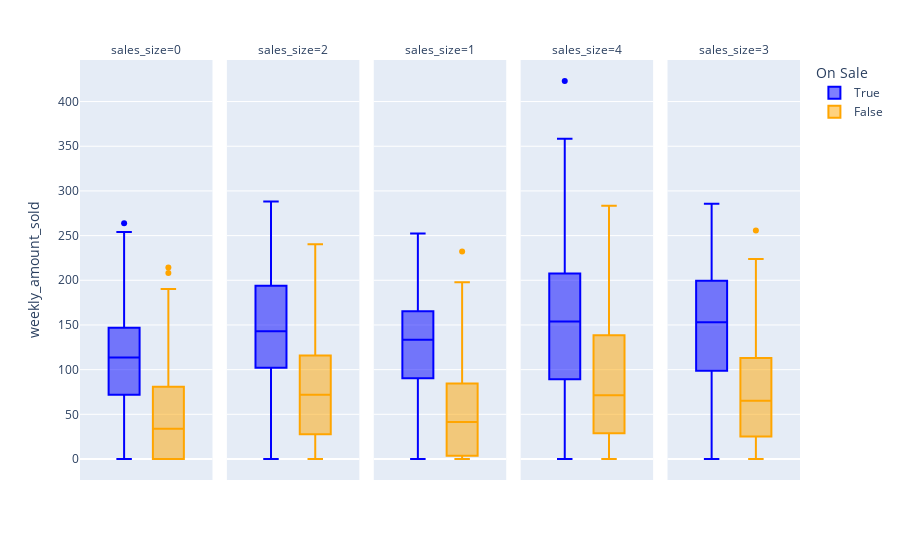

Notebook code cell kept with this figure:
### Code cell
px.box(
    data_frame=data,
    y='weekly_amount_sold',
    # x='weeks_to_xmas',
    color='On Sale',
    color_discrete_map={True: 'blue', False: 'orange'},
    facet_col='sales_size',
)

### Figure 1 — Plotly figure (JSON) as saved in the notebook; plotly's stock layout.template omitted (floating-point values rounded to 4 significant figures; data arrays with more than 128 entries replaced by an {"elided": "..."} marker saying what was removed)
{"data": [{"alignmentgroup": "True", "hovertemplate": "On Sale=True<br>sales_size=0<br>weekly_amount_sold=%{y}<extra></extra>", "legendgroup": "True", "marker": {"color": "blue"}, "name": "True", "notched": false, "offsetgroup": "True", "orientation": "v", "showlegend": true, "type": "box", "x0": " ", "xaxis": "x", "y": {"elided": "144 float values"}, "y0": " ", "yaxis": "y"}, {"alignmentgroup": "True", "hovertemplate": "On Sale=True<br>sales_size=2<br>weekly_amount_sold=%{y}<extra></extra>", "legendgroup": "True", "marker": {"color": "blue"}, "name": "True", "notched": false, "offsetgroup": "True", "orientation": "v", "showlegend": false, "type": "box", "x0": " ", "xaxis": "x2", "y": {"elided": "174 float values"}, "y0": " ", "yaxis": "y2"}, {"alignmentgroup": "True", "hovertemplate": "On Sale=True<br>sales_size=1<br>weekly_amount_sold=%{y}<extra></extra>", "legendgroup": "True", "marker": {"color": "blue"}, "name": "True", "notched": false, "offsetgroup": "True", "orientation": "v", "showlegend": false, "type": "box", "x0": " ", "xaxis": "x3", "y": {"elided": "163 float values"}, "y0": " ", "yaxis": "y3"}, {"alignmentgroup": "True", "hovertemplate": "On Sale=True<br>sales_size=4<br>weekly_amount_sold=%{y}<extra></extra>", "legendgroup": "True", "marker": {"color": "blue"}, "name": "True", "notched": false, "offsetgroup": "True", "orientation": "v", "showlegend": false, "type": "box", "x0": " ", "xaxis": "x4", "y": {"elided": "319 float values"}, "y0": " ", "yaxis": "y4"}, {"alignmentgroup": "True", "hovertemplate": "On Sale=True<br>sales_size=3<br>weekly_amount_sold=%{y}<extra></extra>", "legendgroup": "True", "marker": {"color": "blue"}, "name": "True", "notched": false, "offsetgroup": "True", "orientation": "v", "showlegend": false, "type": "box", "x0": " ", "xaxis": "x5", "y": {"elided": "224 float values"}, "y0": " ", "yaxis": "y5"}, {"alignmentgroup": "True", "hovertemplate": "On Sale=False<br>sales_size=0<br>weekly_amount_sold=%{y}<extra></extra>", "legendgroup": "False", "marker": {"color": "orange"}, "name": "False", "notched": false, "offsetgroup": "False", "orientation": "v", "showlegend": true, "type": "box", "x0": " ", "xaxis": "x", "y": {"elided": "256 float values"}, "y0": " ", "yaxis": "y"}, {"alignmentgroup": "True", "hovertemplate": "On Sale=False<br>sales_size=2<br>weekly_amount_sold=%{y}<extra></extra>", "legendgroup": "False", "marker": {"color": "orange"}, "name": "False", "notched": false, "offsetgroup": "False", "orientation": "v", "showlegend": false, "type": "box", "x0": " ", "xaxis": "x2", "y": {"elided": "226 float values"}, "y0": " ", "yaxis": "y2"}, {"alignmentgroup": "True", "hovertemplate": "On Sale=False<br>sales_size=1<br>weekly_amount_sold=%{y}<extra></extra>", "legendgroup": "False", "marker": {"color": "orange"}, "name": "False", "notched": false, "offsetgroup": "False", "orientation": "v", "showlegend": false, "type": "box", "x0": " ", "xaxis": "x3", "y": {"elided": "237 float values"}, "y0": " ", "yaxis": "y3"}, {"alignmentgroup": "True", "hovertemplate": "On Sale=False<br>sales_size=4<br>weekly_amount_sold=%{y}<extra></extra>", "legendgroup": "False", "marker": {"color": "orange"}, "name": "False", "notched": false, "offsetgroup": "False", "orientation": "v", "showlegend": false, "type": "box", "x0": " ", "xaxis": "x4", "y": [220.6, 0, 0, 169.6, 69.33, 54.1, 29.01, 125.1, 226.3, 76.19, 114.8, 49.7, 166.6, 79.41, 0, 101.0, 224.3, 73.44, 163.7, 108.6, 67.63, 220.9, 97.31, 137.9, 102.6, 142.4, 28.58, 0.72, 228.9, 69.71, 93.42, 61.86, 90.59, 49.83, 74.8, 44.23, 0, 0, 220.3, 42.41, 220.2, 131.6, 143.0, 29.8, 4.71, 98.08, 56, 39.88, 0, 0, 182.5, 0.65, 71.3, 0, 66.69, 128.1, 49.22, 96.08, 37.84, 140.9, 130.1, 44.3, 11.39, 0, 0, 278.9, 51, 114.9, 111.8, 155.0, 14.93, 45.35, 164.4, 0, 204.9, 283.4, 187.0, 41.3, 5.18, 0, 0], "y0": " ", "yaxis": "y4"}, {"alignmentgroup": "True", "hovertemplate": "On Sale=False<br>sales_size=3<br>weekly_amount_sold=%{y}<extra></extra>", "legendgroup": "False", "marker": {"color": "orange"}, "name": "False", "notched": false, "offsetgroup": "False", "orientation": "v", "showlegend": false, "type": "box", "x0": " ", "xaxis": "x5", "y": {"elided": "176 float values"}, "y0": " ", "yaxis": "y5"}], "layout": {"annotations": [{"font": {}, "showarrow": false, "text": "sales_size=0", "x": 0.092, "xanchor": "center", "xref": "paper", "y": 1, "yanchor": "bottom", "yref": "paper"}, {"font": {}, "showarrow": false, "text": "sales_size=2", "x": 0.296, "xanchor": "center", "xref": "paper", "y": 1, "yanchor": "bottom", "yref": "paper"}, {"font": {}, "showarrow": false, "text": "sales_size=1", "x": 0.5, "xanchor": "center", "xref": "paper", "y": 1, "yanchor": "bottom", "yref": "paper"}, {"font": {}, "showarrow": false, "text": "sales_size=4", "x": 0.704, "xanchor": "center", "xref": "paper", "y": 1, "yanchor": "bottom", "yref": "paper"}, {"font": {}, "showarrow": false, "text": "sales_size=3", "x": 0.908, "xanchor": "center", "xref": "paper", "y": 1, "yanchor": "bottom", "yref": "paper"}], "boxmode": "group", "legend": {"title": {"text": "On Sale"}, "tracegroupgap": 0}, "margin": {"t": 60}, "xaxis": {"anchor": "y", "domain": [0, 0.184]}, "xaxis2": {"anchor": "y2", "domain": [0.204, 0.388], "matches": "x"}, "xaxis3": {"anchor": "y3", "domain": [0.408, 0.592], "matches": "x"}, "xaxis4": {"anchor": "y4", "domain": [0.612, 0.796], "matches": "x"}, "xaxis5": {"anchor": "y5", "domain": [0.816, 1], "matches": "x"}, "yaxis": {"anchor": "x", "domain": [0, 1], "title": {"text": "weekly_amount_sold"}}, "yaxis2": {"anchor": "x2", "domain": [0, 1], "matches": "y", "showticklabels": false}, "yaxis3": {"anchor": "x3", "domain": [0, 1], "matches": "y", "showticklabels": false}, "yaxis4": {"anchor": "x4", "domain": [0, 1], "matches": "y", "showticklabels": false}, "yaxis5": {"anchor": "x5", "domain": [0, 1], "matches": "y", "showticklabels": false}}}
